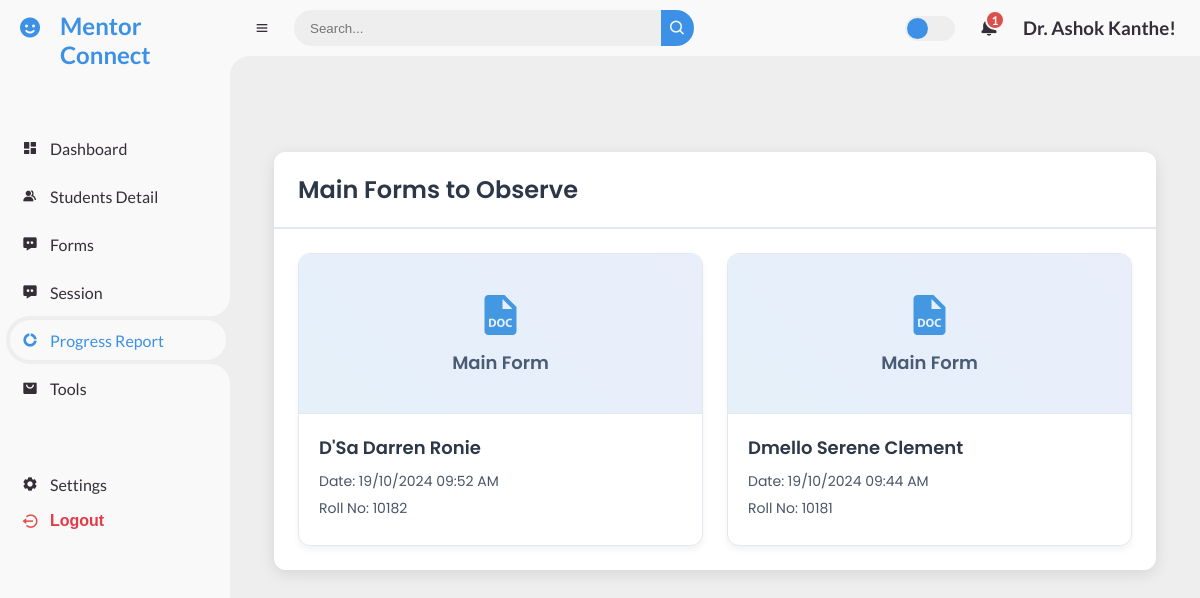
The page /main-forms-to-observe/ (signed in) on the database its author committed.
### mentor/models.py (models this page shows, shortened)
class StudentForm(models.Model):
    student = models.ForeignKey('MentorshipData', on_delete=models.CASCADE)
    name = models.CharField(max_length=255)
    rollno = models.CharField(max_length=100, unique=True)
    mentor_name = models.CharField(max_length=255)
    atte_ise1 = models.DecimalField(max_digits=5, decimal_places=2, default=0.00)
    atte_mse = models.DecimalField(max_digits=5, decimal_places=2, default=0.00)
    attendance = models.DecimalField(max_digits=5, decimal_places=2, default=0.00)
    cts = models.DecimalField(max_digits=5, decimal_places=2, default=0.00)
    ise1 = models.DecimalField(max_digits=5, decimal_places=2, default=0.00)
    mse = models.DecimalField(max_digits=5, decimal_places=2, default=0.00)
    semcgpa = models.DecimalField(max_digits=5, decimal_places=2, default=0.00)
    counseling_dates = models.TextField(null=True, blank=True)
    question1 = models.TextField(null=True, blank=True)  # Allow NULL values
    question2 = models.TextField(null=True, blank=True)  # Allow NULL values
    question3 = models.TextField(null=True, blank=True)  # Allow NULL values
    question4 = models.TextField(null=True, blank=True)  # Allow NULL values
    question5 = models.TextField(null=True, blank=True)  # Allow NULL values
    question6 = models.TextField(null=True, blank=True)  # Allow NULL values
    question7 = models.TextField(null=True, blank=True)  # Allow NULL values
    question8 = models.TextField(null=True, blank=True)  # Allow NULL values
    question9 = models.TextField(null=True, blank=True)  # Allow NULL values
    question10 = models.TextField(null=True, blank=True)  # Allow NULL values
    question11 = models.TextField(null=True, blank=True)  # Allow NULL values
    question12 = models.TextField(null=True, blank=True)  # Allow NULL values
    Strengths = models.TextField(null=True, blank=True)
    Weakness = models.TextField(null=True, blank=True)
    Opportunities = models.TextField(null=True, blank=True)
    Challenges = models.TextField(null=True, blank=True)
    nao = models.TextField(null=True, blank=True)
    ao = models.TextField(null=True, blank=True)
    date = models.DateTimeField(default=timezone.now)
    profile_picture = models.ImageField(
        upload_to='profile_pictures/',
        blank=True,
        validators=[FileExtensionValidator(allowed_extensions=['jpg', 'jpeg', 'png'])]
    )

### mentor/views.py (the view)
@login_required
def main_forms_to_observe(request):
    mentor = request.user
    mentor_username = mentor.username.replace('_', ' ').title()
    mentor_students = MentorshipData.objects.filter(faculty_mentor=mentor_username)
    forms_without_observations = StudentForm.objects.filter(
        student__in=mentor_students,
        nao='',
        ao=''
    ).order_by('-date')
    context = {
        'forms': forms_without_observations,
        'form_type': 'Main',
        'mentor': mentor,
    }
    return render(request, 'forms_to_observe.html', context)

### mentor/templatetags/username_filters.py (called while the page is built)
@register.filter
def readable_username(value):
    return value.replace('_', ' ').title()

### templates/forms_to_observe.html (shortened to what this page needs)
{% extends 'base.html' %}
{% block content %}
<div class="dashboard-container">
    <div class="section-wrapper">
        <h2 class="section-title">{{ form_type }} Forms to Observe</h2>
        <div class="section-content">
            <div class="recent">
                {% for form in forms %}
                <div class="form-item">
                    <a href="{% if form_type == 'Main' %}{% url 'form_student' form.student.id mentor.id %}{% else %}{% url 'followup_form_student' form.student.id mentor.id %}{% endif %}" class="form-link">
                        <div class="form-preview">
                            <i class='bx {% if form_type == 'Main' %}bxs-file-doc{% else %}bxs-file-plus{% endif %}'></i>
                            <span>{{ form_type }} Form</span>
                        </div>
                        <div class="form-info">
                            <h3>{{ form.name }}</h3>
                            <p>Date: {{ form.date|date:"d/m/Y h:i A" }}</p>
                            <p>Roll No: {{ form.rollno }}</p>
                        </div>
                    </a>
                </div>
                {% empty %}
                <div class="form-item no-data">
                    <p>No {{ form_type|lower }} forms to observe</p>
                </div>
                {% endfor %}
            </div>
        </div>
    </div>
</div>
{% endblock %}

### templates/base.html (shortened to what this page needs)
{% load static %}
{% load username_filters %}
<!DOCTYPE html>
<html lang="en">
<head>
    <link rel="stylesheet" href="{% static 'CSS/mentor_dashboard.css' %}">
    <link href='https://unpkg.com/boxicons@2.0.9/css/boxicons.min.css' rel='stylesheet'>
</head>
<body class="{% block body_class %}{% endblock %}">
<section id="sidebar">
    <a href="#" class="brand">
        <i class='bx bxs-smile'></i>
        <span class="text">Mentor Connect</span>
    </a>
    <ul class="side-menu top">
        <li class="{% if request.path == '/dashboard/' %}active{% endif %}">
            <a href="/dashboard/">
                <i class='bx bxs-dashboard'></i>
                <span class="text">Dashboard</span>
            </a>
        </li>
        <li class="">
            <a href="/student_detail/">
                <i class='bx bxs-group'></i>
                <span class="text">Students Detail</span>
            </a>
        </li>
        <li class="{% if request.path == '/form_dashboard/' %}active{% endif %}">
            <a href="/form_dashboard/">
                <i class='bx bxs-message-dots'></i>
                <span class="text">Forms</span>
            </a>
        </li>
        <li class="{% if request.path == '/sessions/' %}active{% endif %}">
            <a href="/sessions/">
                <i class='bx bxs-message-dots'></i>
                <span class="text">Session</span>
            </a>
        </li>
        <li class="{% if '/progress_report/' in request.path or  '/remaining-forms/' in request.path or  '/main-forms-to-observe/' in request.path %}active{% endif %}">
            <a href="/progress_report/">
                <i class='bx bxs-doughnut-chart'></i>
                <span class="text">Progress Report</span>
            </a>
        </li>
        <li class="{% if request.path == '/tools/' %}active{% endif %}">
            <a href="/tools/">
                <i class='bx bxs-shopping-bag-alt'></i>
                <span class="text">Tools</span>
            </a>
        </li>
    </ul>
    <ul class="side-menu">
        <li class="{% if request.path == '/settings/' %}active{% endif %}">
            <a href="/settings/">
                <i class='bx bxs-cog'></i>
                <span class="text">Settings</span>
            </a>
        </li>
        <li>
            <form method="post" action="{% url 'logout' %}" style="display: inline;">
                <button type="submit" class="logout" style="background: none; border: none; color: inherit; cursor: pointer;">
                    <i class='bx bx-log-out-circle'></i>
                    <span class="text">Logout</span>
                </button>
            </form>
        </li>
    </ul>
</section>
    <section id="content">
        <nav >
            <i class='bx bx-menu'></i>
            <form action="#">
                <div class="form-input">
                    <input type="search" placeholder="Search...">
                    <button type="submit" class="search-btn"><i class='bx bx-search'></i></button>
                </div>
            </form>
            <label for="switch-mode" class="switch-mode"></label>
            <a href="#" class="notification">
                <span class="num">1</span>
            </a>
            <a href="#" class="profile">
                <h1>{{ user.username|readable_username }}!</h1>
            </a>
        </nav>
        <main>
            {% block content %}
            {% endblock %}
        </main>
</body>
</html>

### static/CSS/mentor_dashboard.css (style rules this page uses)
* { margin: 0; padding: 0; box-sizing: border-box; }
a { text-decoration: none; }
li { list-style: none; }
:root { --poppins: "Poppins", sans-serif; --lato: "Lato", sans-serif; --light: #f9f9f9; --blue: #3c91e6; --light-blue: #cfe8ff; --grey: #eee; --dark-grey: #aaaaaa; --dark: #342e37; --red: #db504a; --yellow: #ffce26; --light-yellow: #fff2c6; --orange: #fd7238; --light-orange: #ffe0d3; }
html { overflow-x: hidden; }
body { background: var(--grey); overflow-x: hidden; }
#sidebar { position: fixed; top: 0; left: 0; width: 230px; height: 100%; background: var(--light); z-index: 2000; font-family: var(--lato); transition: 0.3s ease; overflow-x: hidden; scrollbar-width: none; }
#sidebar .brand { font-size: 24px; font-weight: 700; height: 56px; display: flex; align-items: center; color: var(--blue); position: sticky; top: 0; left: 0; background: var(--light); z-index: 500; padding-bottom: 20px; box-sizing: content-box; }
#sidebar .brand .bx { min-width: 60px; display: flex; justify-content: center; }
#sidebar .brand .text { padding-top: 10%; }
#sidebar .side-menu { width: 100%; margin-top: 48px; }
#sidebar .side-menu li { height: 48px; background: transparent; margin-left: 6px; border-radius: 48px 0 0 48px; padding: 4px; }
#sidebar .side-menu li.active { background: var(--grey); position: relative; }
#sidebar .side-menu li.active::before { content: ""; position: absolute; width: 40px; height: 40px; border-radius: 50%; top: -40px; right: 0; box-shadow: 20px 20px 0 var(--grey); z-index: -1; }
#sidebar .side-menu li.active::after { content: ""; position: absolute; width: 40px; height: 40px; border-radius: 50%; bottom: -40px; right: 0; box-shadow: 20px -20px 0 var(--grey); z-index: -1; }
#sidebar .side-menu li a { width: 100%; height: 100%; background: var(--light); display: flex; align-items: center; border-radius: 48px; font-size: 16px; color: var(--dark); white-space: nowrap; overflow-x: hidden; }
#sidebar .side-menu.top li.active a { color: var(--blue); }
#sidebar .side-menu li a .bx { min-width: calc(60px - ((4px + 6px) * 2)); display: flex; justify-content: center; }
#content { position: relative; width: calc(100% - 230px); left: 230px; transition: 0.3s ease; }
#content nav { height: 56px; background: var(--light); padding: 0 24px; display: flex; align-items: center; grid-gap: 24px; font-family: var(--lato); position: sticky; top: 0; left: 0; z-index: 1000; }
#content nav::before { content: ""; position: absolute; width: 40px; height: 40px; bottom: -40px; left: 0; border-radius: 50%; box-shadow: -20px -20px 0 var(--light); }
#content nav a { color: var(--dark); }
#content nav .bx.bx-menu { cursor: pointer; color: var(--dark); }
#content nav form { max-width: 400px; width: 100%; margin-right: auto; }
#content nav form .form-input { display: flex; align-items: center; height: 36px; }
#content nav form .form-input input { flex-grow: 1; padding: 0 16px; height: 100%; border: none; background: var(--grey); border-radius: 36px 0 0 36px; outline: none; width: 100%; color: var(--dark); }
#content nav form .form-input button { width: 36px; height: 100%; display: flex; justify-content: center; align-items: center; background: var(--blue); color: var(--light); font-size: 18px; border: none; outline: none; border-radius: 0 36px 36px 0; cursor: pointer; }
#content nav .notification { font-size: 20px; position: relative; }
#content nav .notification .num { position: absolute; top: -6px; right: -6px; width: 20px; height: 20px; border-radius: 50%; border: 2px solid var(--light); background: var(--red); color: var(--light); font-weight: 700; font-size: 12px; display: flex; justify-content: center; align-items: center; }
#content nav .switch-mode { display: block; min-width: 50px; height: 25px; border-radius: 25px; background: var(--grey); cursor: pointer; position: relative; }
#content nav .switch-mode::before { content: ""; position: absolute; top: 2px; left: 2px; bottom: 2px; width: calc(25px - 4px); background: var(--blue); border-radius: 50%; transition: all 0.3s ease; }
#content main { width: 100%; padding: 36px 24px; font-family: var(--poppins); max-height: calc(100vh - 56px); overflow-y: auto; }
.logout { display: flex; align-items: center; color: #e63946; }
.logout i { min-width: calc(60px - ((4px + 6px) * 2)); display: flex; justify-content: center; color: var(--red); font-size: 18px; }
.logout span { font-size: 16px; color: #e63946; font-weight: bold; }
ul { list-style-type: none; padding: 0; margin: 0; }

### rows shown on the page
StudentForm: form_type "Main", name "D'Sa Darren Ronie", date "19/10/2024 09:52 AM", rollno "10182"
StudentForm: form_type "Main", name "Dmello Serene Clement", date "19/10/2024 09:44 AM", rollno "10181"

### other values the page prints
{{ user.username|readable_username }} "Dr. Ashok Kanthe"
